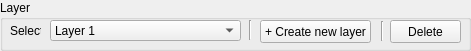
       <widget class="QGroupBox" name="groupBox">
        <property name="geometry">
         <rect>
          <x>0</x>
          <y>0</y>
          <width>471</width>
          <height>51</height>
         </rect>
        </property>
        <property name="title">
         <string>Layer</string>
        </property>
        <widget class="QComboBox" name="comboBox_18">
         <property name="geometry">
          <rect>
           <x>50</x>
           <y>20</y>
           <width>191</width>
           <height>21</height>
          </rect>
         </property>
         <item>
          <property name="text">
           <string>Layer 1</string>
          </property>
         </item>
         <item>
          <property name="text">
           <string>Layer 2</string>
          </property>
         </item>
         <item>
          <property name="text">
           <string>Layer 3</string>
          </property>
         </item>
        </widget>
        <widget class="QPushButton" name="pushButton_6">
         <property name="geometry">
          <rect>
           <x>390</x>
           <y>20</y>
           <width>71</width>
           <height>23</height>
          </rect>
         </property>
         <property name="text">
          <string>Delete</string>
         </property>
        </widget>
        <widget class="QPushButton" name="pushButton_7">
         <property name="geometry">
          <rect>
           <x>260</x>
           <y>20</y>
           <width>111</width>
           <height>23</height>
          </rect>
         </property>
         <property name="text">
          <string>+ Create new layer</string>
         </property>
        </widget>
        <widget class="QLabel" name="label_22">
         <property name="geometry">
          <rect>
           <x>10</x>
           <y>20</y>
           <width>31</width>
           <height>21</height>
          </rect>
         </property>
         <property name="text">
          <string>Select:</string>
         </property>
         <property name="buddy">
          <cstring>comboBox_18</cstring>
         </property>
        </widget>
        <widget class="Line" name="line_5">
         <property name="geometry">
          <rect>
           <x>372</x>
           <y>21</y>
           <width>21</width>
           <height>20</height>
          </rect>
         </property>
         <property name="orientation">
          <enum>Qt::Vertical</enum>
         </property>
        </widget>
        <widget class="Line" name="line_6">
         <property name="geometry">
          <rect>
           <x>240</x>
           <y>20</y>
           <width>21</width>
           <height>20</height>
          </rect>
         </property>
         <property name="orientation">
          <enum>Qt::Vertical</enum>
         </property>
        </widget>
       </widget>
